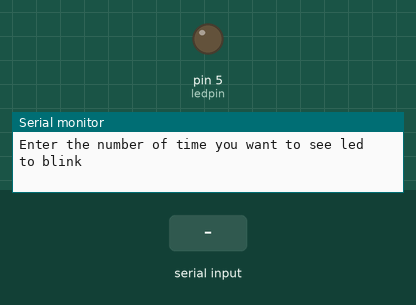
Simulated run of this sketch. Board: Arduino Uno, built with avr-gcc and run on an emulated ATmega328P. Parts: output pins drawn as LEDs (lit = HIGH), the last lines printed to the serial monitor. The inputs (shaded band) are chosen by the test bench.

Above: at 0.8 s.
0.9 s: "90,45\n" received over Serial
At 1.2 s:
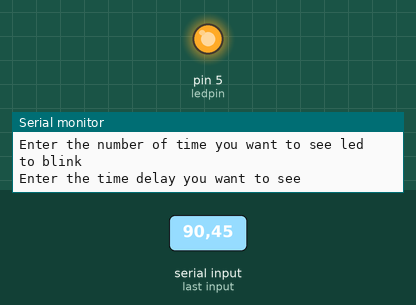
Timing chart, 0 to 3.9 s (numbered marks = the images above; inputs shaded):
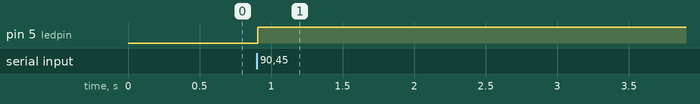

The sketch:

led_blink_usingfunc_anduserinput.ino
```cpp
#define ledpin 5
int n ;
int d ;
void setup() {
  // put your setup code here, to run once:
  Serial.begin(9600);
  pinMode(ledpin, OUTPUT);
  Serial.println("Enter the number of time you want to see led to blink");
  while (Serial.available() == 0) {

  }
  n = Serial.parseInt();
  Serial.println("Enter the time delay you want to see");
  while (Serial.available() == 0) {

  }

  d = Serial.parseInt();


  ledBlink(n, d);


}

void loop() {
  // put your main code here, to run repeatedly:

}
void ledBlink(int n, int d) {
  for (int i = 0; i < n; i++)
  {
    digitalWrite(ledpin, HIGH);
    delay(1000 * d);
    digitalWrite(ledpin, LOW);
    delay(1000 * d);
  }
}
```

Measured:
- after the input at 0.9 s, pin 5 (ledpin): LOW → HIGH at once
